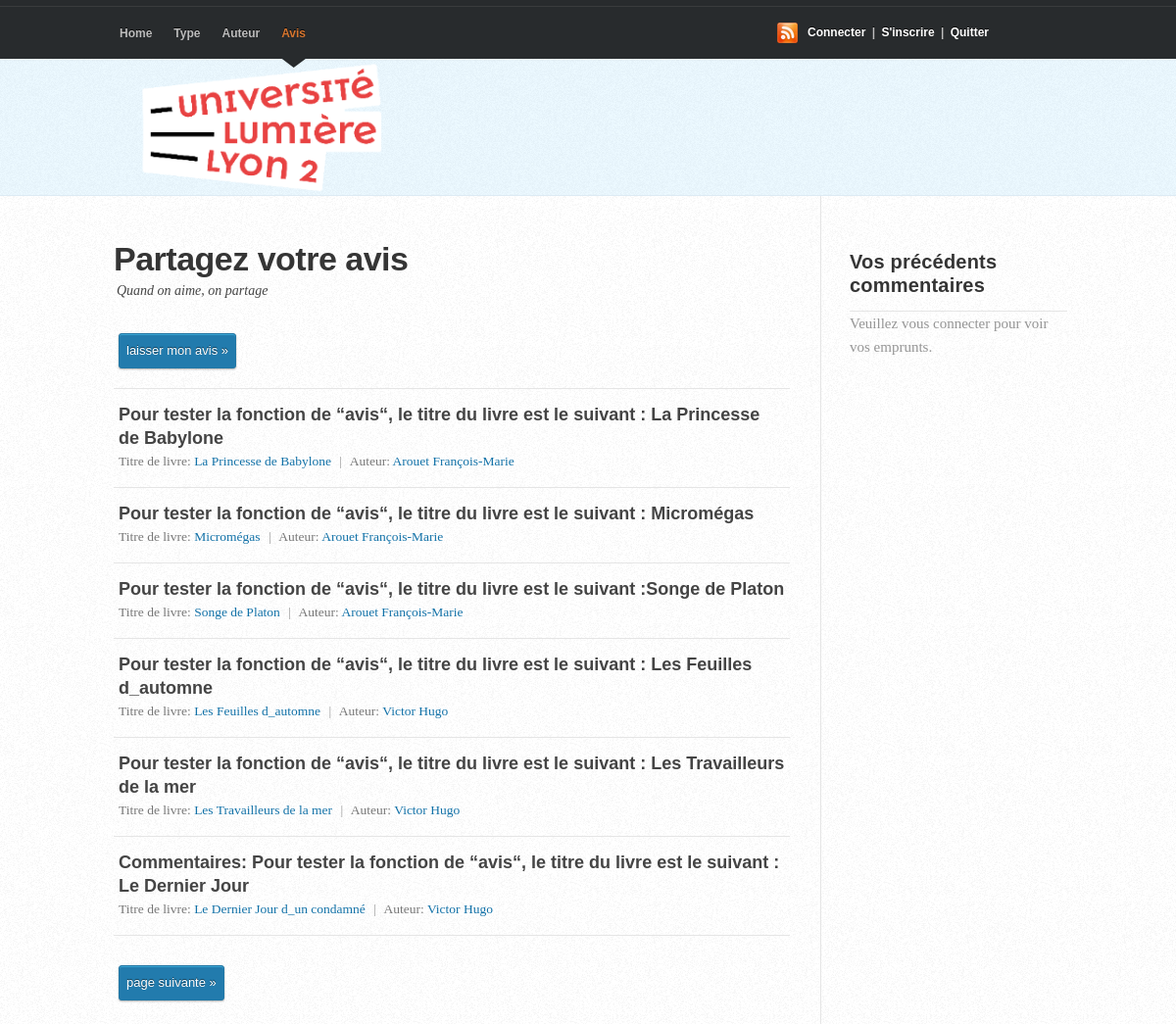
The page /pages/avis1.php on the database its author committed.
### tables this page shows
CREATE TABLE `Livre` (
  `IdLivre` int(11) NOT NULL,
  `titreLivre` varchar(100) NOT NULL,
  `anneePubli` int(11) NOT NULL,
  `IdType` int(11) NOT NULL,
  `IdAuteur` int(11) NOT NULL
);

CREATE TABLE `Avis` (
  `IdAvis` int(11) NOT NULL,
  `imageAvis` text NOT NULL,
  `commentaireAvis` text NOT NULL,
  `noteAvis` float NOT NULL,
  `IdEtu` int(11) NOT NULL,
  `IdLivre` int(11) NOT NULL
);

CREATE TABLE `Auteur` (
  `IdAuteur` int(11) NOT NULL,
  `nomAuteur` varchar(20) NOT NULL,
  `prenomAuteur` varchar(20) NOT NULL,
  `introAuteur` longtext NOT NULL
);

### pages/avis1.php (the view, shortened to what this page needs)
<?php
    $IdEtu = $_SESSION['IdEtu'];
?>
<!DOCTYPE html>
 <html>
<head>
    <link rel="stylesheet" type="text/css" media="screen" href="CoolBlue11/css/coolblue.css" />
</head>
<body id="top">
<div id="header-wrap"><header>
 	<hgroup>
		<h1><a href="index.php">Bienvenue!</a></h1>
    </hgroup>
    <nav>
		<ul>
			<li><a href="index.php">Home</a><span></span></li>
			<li><a href="type1.php">Type</a><span></span></li>
			<li><a href="auteur1.php">Auteur</a><span></span></li>
			<li id="current"><a href="avis1.php">Avis</a><span></span></li>
		</ul>
	</nav>
    <div class="subscribe">
	<a href="connexion1.php">Connecter</a> | <a href="inscrire1.php">S'inscrire</a> | <a href="deconnexion.php">Quitter</a>
    </div>
</header></div>
<div id="content-wrap">
    <div id="content" class="clearfix">
	<div Id="sidebar">
				<div class="sidemenu">
				<h3>Vos précédents commentaires</h3>
					<ul>
						<?php
						if (isset($_SESSION['IdEtu'])&&isset($_SESSION['nomEtu'])){
							$conn = mysqli_connect("localhost", "root", "");
							mysqli_select_db($conn, "forum_db_yufei_sandra");
							$req = "SELECT Avis.IdEtu, Avis.noteAvis, Avis.IdLivre, Livre.titreLivre
									FROM Avis
									INNER JOIN Livre ON Avis.IdLivre = Livre.IdLivre
									WHERE Avis.IdEtu = $IdEtu ;";
							$res = mysqli_query($conn, $req);
							if (mysqli_num_rows($res) > 0) {
								while ($row = mysqli_fetch_array($res)) {
									$_SESSION['$IdLivre'] = $row['IdLivre'];
									echo '<li>'."ID livre: " .$row['IdLivre']."</br>". $row['titreLivre'] ."</br>". ' ( note: ' . $row['noteAvis'] . ')';
									echo '</br><a href="avis4.php?IdLivre=' . $row['IdLivre'] . '&titreLivre=' . $row['titreLivre'] . '">Voir </a> | <a href="avis_supprimer.php?IdLivre=' . $row['IdLivre'] . '">Supprimer</a></li>';
								}
							} else {
								echo "Vous n'avez pas encore donné votre avis sur le livre.";
							}
							mysqli_close($conn);
						} else {
							echo "Veuillez vous connecter pour voir vos emprunts.";
						}
						?>
					</ul>
				</div>
			</div>
        <div id="main">
            <div class="main-content">
      	    <h2><a href="avis1.php">Partagez votre avis</a></h2>
			  <p class="post-info"><span>Quand on aime, on partage</span></p>
					<div class="navigation clearfix">
						<div><a href="avis2.php" >Laisser mon avis &raquo; </a></div>
					</div>
					<ul class="archive">
						<?php
						$conn = mysqli_connect("localhost", "root", "");
						mysqli_select_db($conn, "forum_db_yufei_sandra");
						$commentsPerPage = 6;
						$reqTotalPage = "SELECT COUNT(*) AS totalComments FROM Avis;";
						$resTotalPage = mysqli_query($conn, $reqTotalPage);
						$rowTotalPage = mysqli_fetch_assoc($resTotalPage);
						$totalComments = $rowTotalPage['totalComments'];
						$totalPages = ceil($totalComments / $commentsPerPage);
						$page = isset($_GET['page']) ? intval($_GET['page']) : 1;
						$page = max(min($page, $totalPages), 1);
						$offset = ($page - 1) * $commentsPerPage;
						$req = "SELECT Livre.titreLivre, Livre.IdLivre, Livre.IdAuteur,
										Avis.noteAvis, Avis.commentaireAvis,
										Etudiant.nomEtu, Etudiant.prenomEtu,
										Auteur.nomAuteur, Auteur.prenomAuteur
								FROM Livre, Etudiant, Avis, Auteur
								WHERE Etudiant.IdEtu = Avis.IdEtu AND Avis.IdLivre = Livre.idlivre AND Livre.IdAuteur = Auteur.IdAuteur
								LIMIT $commentsPerPage OFFSET $offset;";
						$res = mysqli_query($conn, $req);
						while ($row = mysqli_fetch_array($res)) {
							$IdLivre  = $row['IdLivre'];
							echo '<li>
									<div class="post-title"><a href="avis4.php?IdLivre='.$IdLivre.'">'.$row['commentaireAvis'].'</a></div>
									<div class="post-details" methode = "GET">Titre de livre: <a href="#">'.$row['titreLivre'].'</a> <span>|</span> Auteur: <a href="auteur2.php?IdAuteur='.$row['IdAuteur'].'">'.$row['nomAuteur']." ".$row['prenomAuteur'].'</a></div>
								</li>';
						}
						?>
					</ul>
					<?php
					echo '<div class="navigation clear">';
					if ($page < $totalPages) {
						echo '<div><a href="avis1.php?page=' . ($page + 1) . '">Page suivante &raquo;</a></div>';
					}
					echo "</div>";
					?>
        </div>
	</div>
</div>
</body>
</html>

### rows shown on the page
livre: avis.commentaireAvis "Pour tester la fonction de “avis“, le titre du livre est le suivant : La Princesse de Babylone", titreLivre "La Princesse de Babylone", IdAuteur.nomAuteur "Arouet", IdAuteur.prenomAuteur "François-Marie"
livre: avis.commentaireAvis "Pour tester la fonction de “avis“, le titre du livre est le suivant : Micromégas", titreLivre "Micromégas", IdAuteur.nomAuteur "Arouet", IdAuteur.prenomAuteur "François-Marie"
livre: avis.commentaireAvis "Pour tester la fonction de “avis“, le titre du livre est le suivant :Songe de Platon", titreLivre "Songe de Platon", IdAuteur.nomAuteur "Arouet", IdAuteur.prenomAuteur "François-Marie"
livre: avis.commentaireAvis "Pour tester la fonction de “avis“, le titre du livre est le suivant : Les Feuilles d_automne", titreLivre "Les Feuilles d_automne", IdAuteur.nomAuteur "Victor", IdAuteur.prenomAuteur "Hugo"
livre: avis.commentaireAvis "Pour tester la fonction de “avis“, le titre du livre est le suivant : Les Travailleurs de la mer", titreLivre "Les Travailleurs de la mer", IdAuteur.nomAuteur "Victor", IdAuteur.prenomAuteur "Hugo"
livre: avis.commentaireAvis "Commentaires: Pour tester la fonction de “avis“, le titre du livre est le suivant : Le Dernier Jour", titreLivre "Le Dernier Jour d_un condamné", IdAuteur.nomAuteur "Victor", IdAuteur.prenomAuteur "Hugo"
